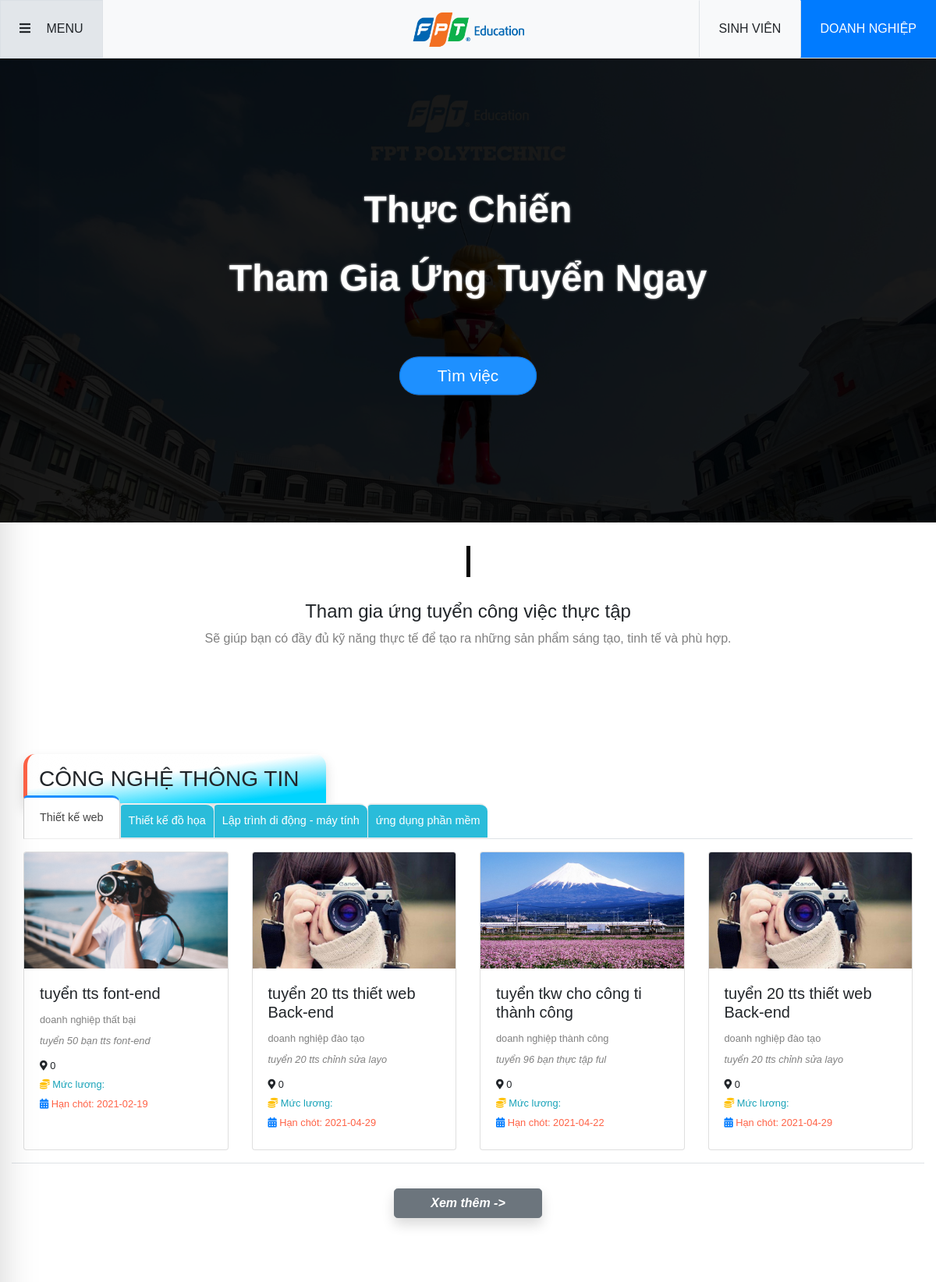
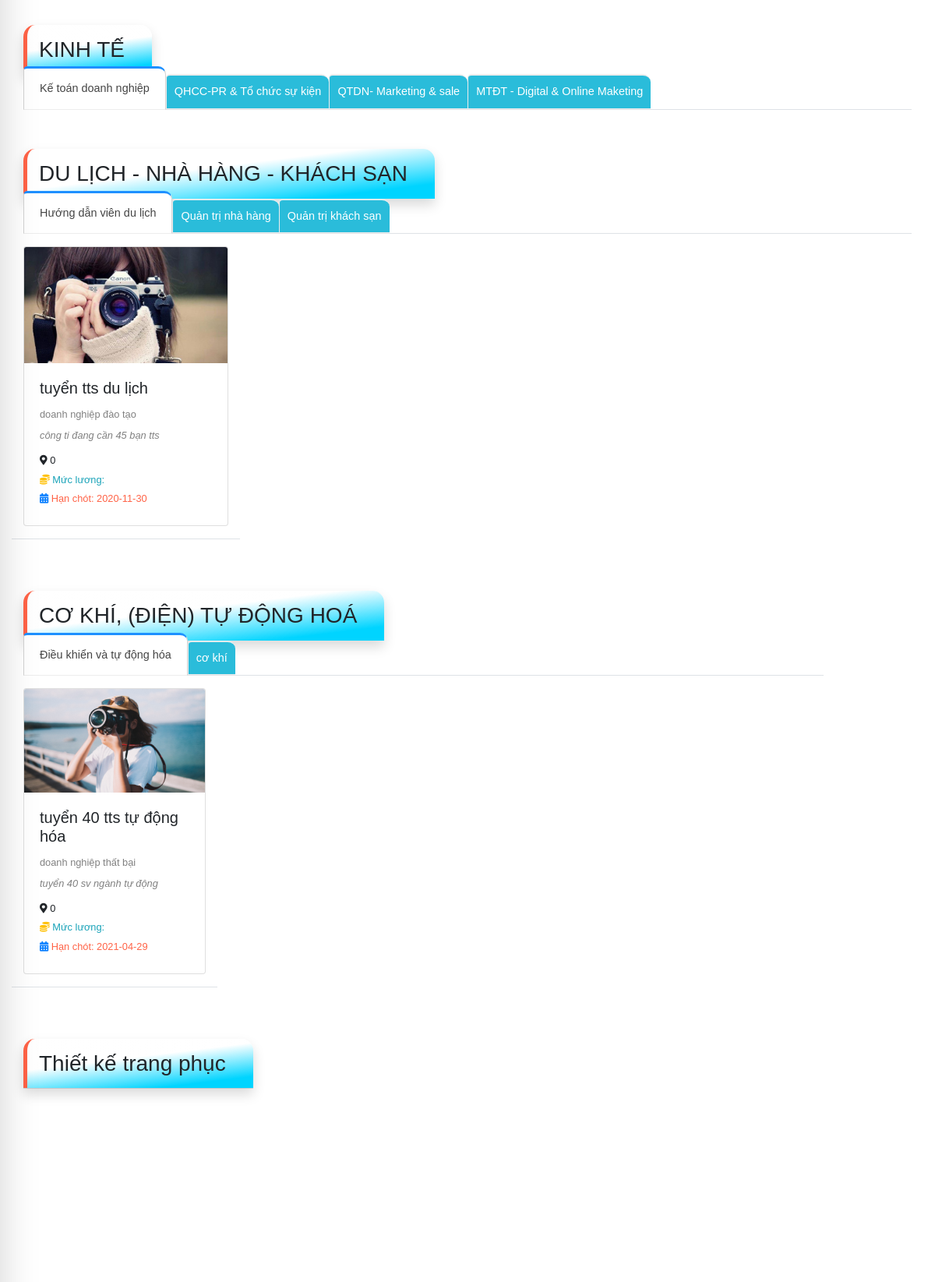
The page /site/index.php (upper part) on the database its author committed (2 pictures, top to bottom).
### tables this page shows
CREATE TABLE `nhom_nganh` (
  `id_nn` int(11) NOT NULL,
  `ten_nn` varchar(100) NOT NULL,
  `an_hien` tinyint(1) DEFAULT NULL
);

CREATE TABLE `nganh` (
  `id_nganh` int(11) NOT NULL,
  `ten_nganh` varchar(100) NOT NULL,
  `an_hien` tinyint(1) DEFAULT NULL,
  `id_nn` int(11) NOT NULL
);

CREATE TABLE `dang_tuyen` (
  `id_dt` int(11) NOT NULL,
  `tieu_de` varchar(100) NOT NULL,
  `mo_ta` varchar(1000) NOT NULL,
  `yeu_cau` varchar(1000) NOT NULL,
  `quyen_loi` varchar(1000) NOT NULL,
  `sl_sv_can` int(11) NOT NULL,
  `sl_sv_dk` int(11) NOT NULL,
  `thoi_gian` date DEFAULT NULL,
  `vi_tri` tinyint(1) NOT NULL COMMENT '0 nhân viên thực tập\r\n1 nhân viên chính thức',
  `kinh_nghiem` tinyint(1) DEFAULT 0 COMMENT '0: không cần\r\n1: cần',
  `luong_khoi_dau` int(12) NOT NULL,
  `luong_ket_thuc` int(12) DEFAULT NULL,
  `thoi_gian_tt` int(2) NOT NULL COMMENT 'từ 1-12 giá trị theo tháng',
  `full_part_time` tinyint(1) NOT NULL COMMENT '0 part time\r\n1 full time',
  `thoi_gian_lam_viec` tinyint(1) NOT NULL COMMENT '0 làm t2-t6\r\n1 lam thu2-thu7\r\n2 lam thu2-cn',
  `che_do_bao_hiem` tinyint(1) DEFAULT 0,
  `du_lich` tinyint(1) DEFAULT 0,
  `che_do_thuong` tinyint(1) DEFAULT 0,
  `dao_tao` tinyint(1) DEFAULT 0,
  `tang_luong` tinyint(1) DEFAULT 0,
  `nghi_phep_nam` tinyint(1) DEFAULT 0,
  `id_dn` int(11) NOT NULL,
  `id_nganh` int(11) NOT NULL,
  `an_hien` tinyint(1) NOT NULL
);

CREATE TABLE `doanh_nghiep` (
  `id_dn` int(11) NOT NULL,
  `id_user` int(12) NOT NULL,
  `ten_dn` varchar(100) NOT NULL,
  `banner` varchar(200) DEFAULT NULL,
  `anh` varchar(200) DEFAULT NULL,
  `dia_chi` varchar(100) NOT NULL,
  `phuong_xa` varchar(50) NOT NULL,
  `quan_huyen` varchar(50) NOT NULL,
  `tinh_tp` varchar(50) NOT NULL,
  `toa_do` varchar(30) NOT NULL COMMENT 'lat và lng cách nhau bởi dấu ,',
  `masothue` int(10) NOT NULL,
  `fax` int(10) NOT NULL,
  `sdt` varchar(11) NOT NULL,
  `sdt_ban` varchar(11) NOT NULL,
  `facebook` varchar(200) NOT NULL,
  `website` varchar(200) NOT NULL,
  `ngay_cap_nhap` date DEFAULT NULL,
  `an_hien` tinyint(1) DEFAULT 1,
  `stt` int(3) NOT NULL
);

### system/database.php (called while the page is built, shortened)
<?php
    function getConnection()  {
        try {
            $conn = new PDO("mysql:host=".HOST_DB.";dbname=".NAME_DB, USER_DB, PASS_DB);
            $conn->setAttribute(PDO::ATTR_ERRMODE, PDO::ERRMODE_EXCEPTION);
            return $conn;
            } catch(PDOException $e) {
            echo "Connection failed: " . $e->getMessage();
            }
        }
    function query($sql)   {
        $conn = getConnection();
        $result = $conn->query($sql);
        return $result;
        }
    function queryOne($sql) {
        $conn = getConnection();
        $result = $conn->query($sql);
        $row = $result->fetch(PDO::FETCH_ASSOC);
        return $row;
    }
?>

### site/model/home.php (called while the page is built, shortened)
<?php
require_once('../system/database.php');
function ds_nn(){
    $sql ="SELECT * FROM nhom_nganh";
   return query($sql);
}
function ds_nganh($id){
    $sql ="SELECT * FROM nganh where id_nn=$id";
   return query($sql);
}
function ds_dt($id){
    $sql ="SELECT * from dang_tuyen where id_nganh=$id and curdate() <= thoi_gian and sl_sv_can > sl_sv_dk order by id_dt desc";
    return query($sql);
}
function checkdoanhnghiepbyid($id){
    $sql="select * from doanh_nghiep where id_dn='$id'";
    return queryOne($sql);
}
?>

### site/view/home.php (the view, shortened to what this page needs)
<div id="home">
      <div class="row">
          <div class="home-line"></div>
          <div class="home-note col-12 text-center">
              <h4 class=" m-auto">Tham gia ứng tuyển công việc thực tập</h4>
              <p class="text-gray mt-2">Sẽ giúp bạn có đầy đủ kỹ năng thực tế để tạo ra những sản phẩm sáng tạo, tinh tế và phù hợp.</p>
          </div>
      </div>
      <?php
      foreach($ds_nn as $ds_nn){ $ds_nganh=ds_nganh($ds_nn['id_nn']); ?>
      <div class=" row home-list-job">
          <div class="col-12">
              <h3 class=" shadow d-inline-block" ><?=$ds_nn['ten_nn']?></h3>
              <ul class=" nav nav-tabs mt-n2">
                  <?php
                   $i=1;
                  foreach($ds_nganh as $ds_nganh){
                     $a=$ds_nganh['id_nganh'];
                  ?>
                  <li class="nav-item ">
                      <a class="nav-link <?php if($i==1) echo 'active';?>" data-toggle="tab" href="#menu<?=$a.$i?>"><?=$ds_nganh['ten_nganh']?></a>
                  </li>
                  <?php $i= $i + 1; } ?>
              </ul>
              <div class="tab-content">
                  <?php
                   $ds_nganh=ds_nganh($ds_nn['id_nn']);
                   $k=1;
                  foreach($ds_nganh as $ds_nganh){
                      $a=$ds_nganh['id_nganh'];
                      $ds_dt=ds_dt($ds_nganh['id_nganh']);
                      ?>
                  <div id="menu<?=$a.$k?>" class="tab-pane <?php if($k==1) echo 'active';?>">
                      <div class="row d-flex flex-wrap ">
                      <?php $dem=1; foreach($ds_dt as $ds_dt){
                          if($dem>4) break;
                          $thongtindn=checkdoanhnghiepbyid($ds_dt['id_dn']);
                          ?>
                          <div class=" col-lg-3 col-md-6 my-3 border-bottom pb-3  float-left">
                              <div class="card card-re h-100">
                                  <img class="card-img-top " src="../uploads/<?=$thongtindn['anh']?>" onerror=this.src="../uploads/700x400.png" alt="Card image cap ">
                                  <div class="card-body small">
                                      <h5 class="card-title "><?=$ds_dt['tieu_de']?></h5>
                                      <a href="" class="card-text text-gray "><?=$thongtindn['ten_dn']?></a>
                                      <p class="card-text text-gray py-2 font-italic"><?php echo substr($ds_dt['mo_ta'],0,33)?></p>
                                      <p class="card-text "><i class="fas fa-map-marker-alt    "></i> <?=$ds_dt['vi_tri']?></p>
                                      <p class="card-text text-info  "><i class="fas fa-coins   text-warning    "></i> Mức lương: <?=$ds_dt['luong']?></p>
                                      <p class="card-text  text-tomato"><i class="fas fa-calendar-alt   text-primary "></i> Hạn chót: <?=$ds_dt['thoi_gian']?></p>
                                  </div>
                              </div>
                          </div>
                          <?php if($dem==4){?>
                          <div class=" col-12 text-center my-3">
                              <a type="button" href="index.php?act=listjob&id_nganh=<?=$ds_nganh['id_nganh']?>" class="xemthem col-lg-2 btn btn-secondary btn-inline-block font-weight-bold font-italic rounded-lg  shadow  mb-5"> Xem thêm -></a>
                          </div>
                          <?php } ?>
                          <?php  $dem++;}?>
                      </div>
                      </div>
          <?php
        $k++;  } ?>
  </div></div>
      <?php } ?>

### site/view/css/style.css (style rules this page uses)
* { margin: 0; padding: 0; box-sizing: border-box; list-style: none; font-family: "Montserrat", sans-serif; }
body { padding-top: 70px; font-family: 'Segoe UI', Tahoma, Geneva, Verdana, sans-serif; font-size: 12pt; }
img { width: 100%; }
a { color: black; }
.text-tomato { color: tomato; }
.text-gray { color: gray !important; }
.home-line { width: 5px; height: 5vh; margin: 30px auto; background-color: black; }
.home-note { margin-bottom: 70px; }
.home-list-job { margin: 50px 0; }
#home .nav-tabs li a { padding: 10px 10px; border: 1px solid #ededed; border-top: 2px solid #ededed; border-right: 0px none; background-color: #2abcda; color: #fff; border-radius: 5px 10px 0px 0; margin-right: 0px; font-weight: 500; transition: all 0.1s ease 0s; font-size: 0.9em; }
#home .nav-tabs li a.active, #home .nav-tabs li a.active:focus, #home .nav-tabs li a.active:hover { border-top: 3px solid dodgerblue; border-right: 1px solid #d3d3d3; border-left: 1px solid #d3d3d3; margin-top: -10px; color: #444; padding: 15px 20px; background: white; }
.home-list-job h3 { border-left: 5px tomato solid; padding: 15px 35px 15px 15px; border-top-left-radius: 15px; border-top-right-radius: 15px; background: linear-gradient(173deg, rgba(255, 255, 255, 1) 0%, rgba(255, 255, 255, 0.7595413165266106) 41%, rgba(0, 212, 255, 1) 85%); }
.home-list-job .xemthem { font-family: 'Trebuchet MS', 'Lucida Sans Unicode', 'Lucida Grande', 'Lucida Sans', Arial, sans-serif; }
.home-list-job .card-re { position: relative; }
.home-list-job .card-re::before { display: none; content: ""; position: absolute; top: 0; left: 0; right: 0; bottom: 0; background-color: rgba(0, 0, 0, .8); border-radius: 5px; z-index: 1; }
.card-body p { margin-bottom: 5px; }
.text-gray, footer a { color: lightgray; }

### rows shown on the page
nhom_nganh: ten_nn "CÔNG NGHỆ THÔNG TIN"
nganh: ten_nganh "Thiết kế web"
nganh: ten_nganh "Thiết kế đồ họa"
nganh: ten_nganh "Lập trình di động - máy tính"
nganh: ten_nganh "ứng dụng phần mềm"
dang_tuyen: id_dn.anh (picture), tieu_de "tuyển tts font-end", id_dn.ten_dn "doanh nghiệp thất bại", mo_ta "tuyển 50 bạn tts font-end", vi_tri "0", thoi_gian "2021-02-19"
dang_tuyen: id_dn.anh (picture), tieu_de "tuyển 20 tts thiết web Back-end", id_dn.ten_dn "doanh nghiệp đào tạo", mo_ta "tuyển 20 tts chỉnh sửa layo", vi_tri "0", thoi_gian "2021-04-29"
dang_tuyen: id_dn.anh (picture), tieu_de "tuyển tkw cho công ti thành công", id_dn.ten_dn "doanh nghiệp thành công", mo_ta "tuyển 96 bạn thực tập ful", vi_tri "0", thoi_gian "2021-04-22"
dang_tuyen: id_dn.anh (picture), tieu_de "tuyển 20 tts thiết web Back-end", id_dn.ten_dn "doanh nghiệp đào tạo", mo_ta "tuyển 20 tts chỉnh sửa layo", vi_tri "0", thoi_gian "2021-04-29"
nhom_nganh: ten_nn "KINH TẾ"
nganh: ten_nganh "Kế toán doanh nghiệp"
nganh: ten_nganh "QHCC-PR & Tổ chức sự kiện"
nganh: ten_nganh "QTDN- Marketing & sale"
nganh: ten_nganh "MTĐT - Digital & Online Maketing"
nhom_nganh: ten_nn "DU LỊCH - NHÀ HÀNG - KHÁCH SẠN"
nganh: ten_nganh "Hướng dẫn viên du lịch"
nganh: ten_nganh "Quản trị nhà hàng"
nganh: ten_nganh "Quản trị khách sạn"
dang_tuyen: id_dn.anh (picture), tieu_de "tuyển tts du lịch", id_dn.ten_dn "doanh nghiệp đào tạo", mo_ta "công ti đang cần 45 bạn tts", vi_tri "0", thoi_gian "2020-11-30"
nhom_nganh: ten_nn "CƠ KHÍ, (ĐIỆN) TỰ ĐỘNG HOÁ"
nganh: ten_nganh "Điều khiển và tự động hóa"
nganh: ten_nganh "cơ khí"
dang_tuyen: id_dn.anh (picture), tieu_de "tuyển 40 tts tự động hóa", id_dn.ten_dn "doanh nghiệp thất bại", mo_ta "tuyển 40 sv ngành tự động", vi_tri "0", thoi_gian "2021-04-29"
nhom_nganh: ten_nn "Thiết kế trang phục"
